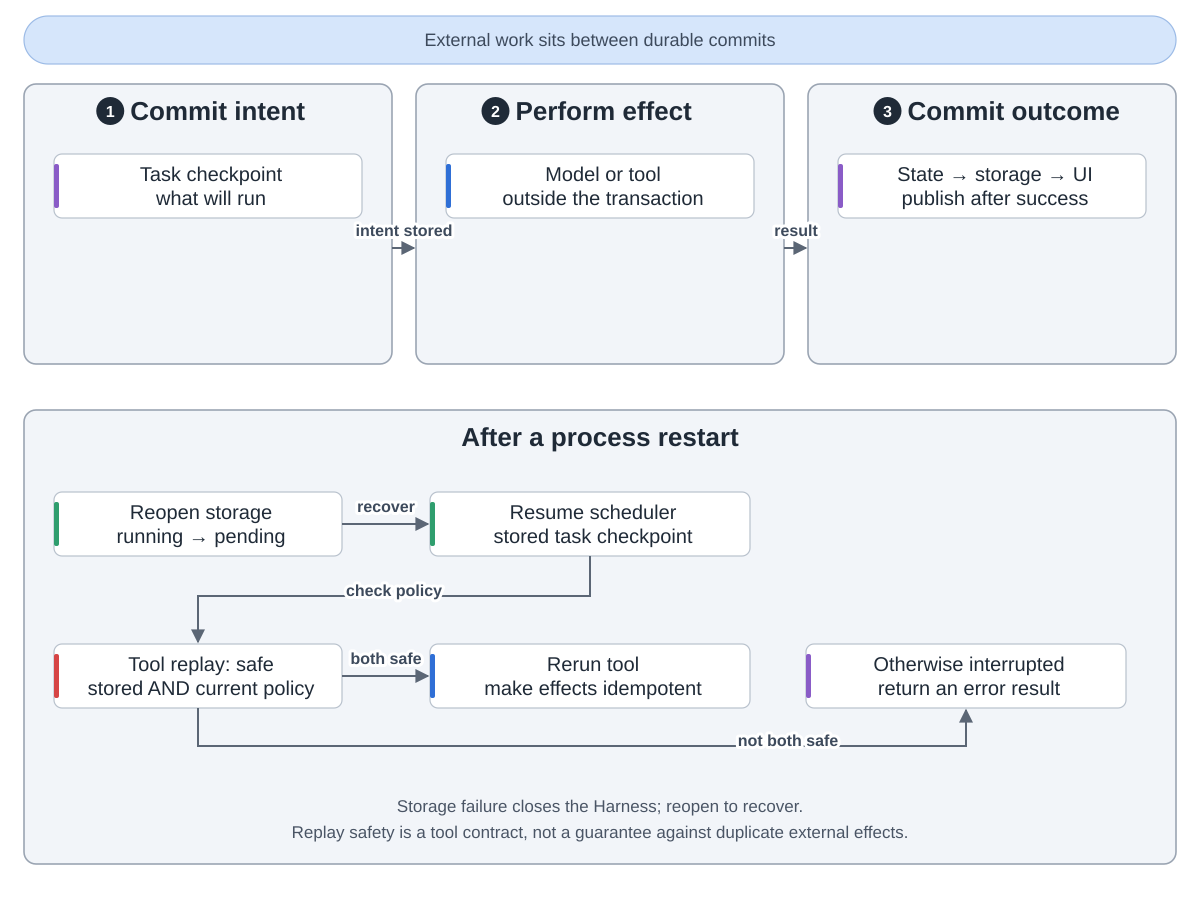

Here is the Python script that generated this plot:
"""pi-durable: Commit before publication. Source: earendil-works/pi at 7d75a0e3eb273dff753d49c066ea29fbe7b3b6f6; packages/durable/docs/spec.md:1922-1935; src/session/session.ts:690-740; src/harness/scheduler.ts:288-310; src/harness/tool.ts:163-185; README.md:697-719. Run: python3 durability.py"""
import sys
from pathlib import Path
sys.path.insert(0, str(Path(__file__).resolve().parents[2] / "tools"))
from archdiagram import Diagram

d = Diagram('Commit before publication', 'An external effect is surrounded by durable commits: first record its intent, then call a model or tool outside the Session transaction, then record the outcome and publish committed state. On reopening, surviving running tasks become pending at their stored checkpoint. The scheduler starts through resume, submission or waiting. An interrupted tool reruns only when its stored and current policies both say replay safe; otherwise it produces an interrupted error. Replay-safe external effects need their own idempotency. A storage failure closes the Harness; reopen consistent committed storage to recover.')
d.pill(24,16,1152,48,"External work sits between durable commits")
for x,n,title,label,kind in [(24,1,"Commit intent","Task checkpoint|what will run","write"),(416,2,"Perform effect","Model or tool|outside the transaction","coding"),(808,3,"Commit outcome","State → storage → UI|publish after success","write")]:
    d.group(x,84,368,280,title,n)
    d.card(x+30,154,label,kind,w=308)
d.arrow("M392 248H414",label="intent stored",at=(404,236))
d.arrow("M784 248H806",label="result",at=(796,236))
d.group(24,410,1152,454,"After a process restart")
d.card(54,492,"Reopen storage|running → pending","plan",w=288)
d.card(430,492,"Resume scheduler|stored task checkpoint","plan",w=320)
d.arrow("M342 524H428",label="recover",at=(386,512))
d.card(54,644,"Tool replay: safe|stored AND current policy","review",w=288)
d.card(430,644,"Rerun tool|make effects idempotent","coding",w=320)
d.arrow("M590 556V596H198V642",label="check policy",at=(394,596))
d.arrow("M342 676H428",label="both safe",at=(386,664))
d.card(806,644,"Otherwise interrupted|return an error result","write",w=320)
d.arrow("M198 708V746H966V710",label="not both safe",at=(788,746))
d.notes(24,410,454,"Storage failure closes the Harness; reopen to recover.","Replay safety is a tool contract, not a guarantee against duplicate external effects.",w=1152)

d.save(Path(__file__).with_name("durability.svg"))
